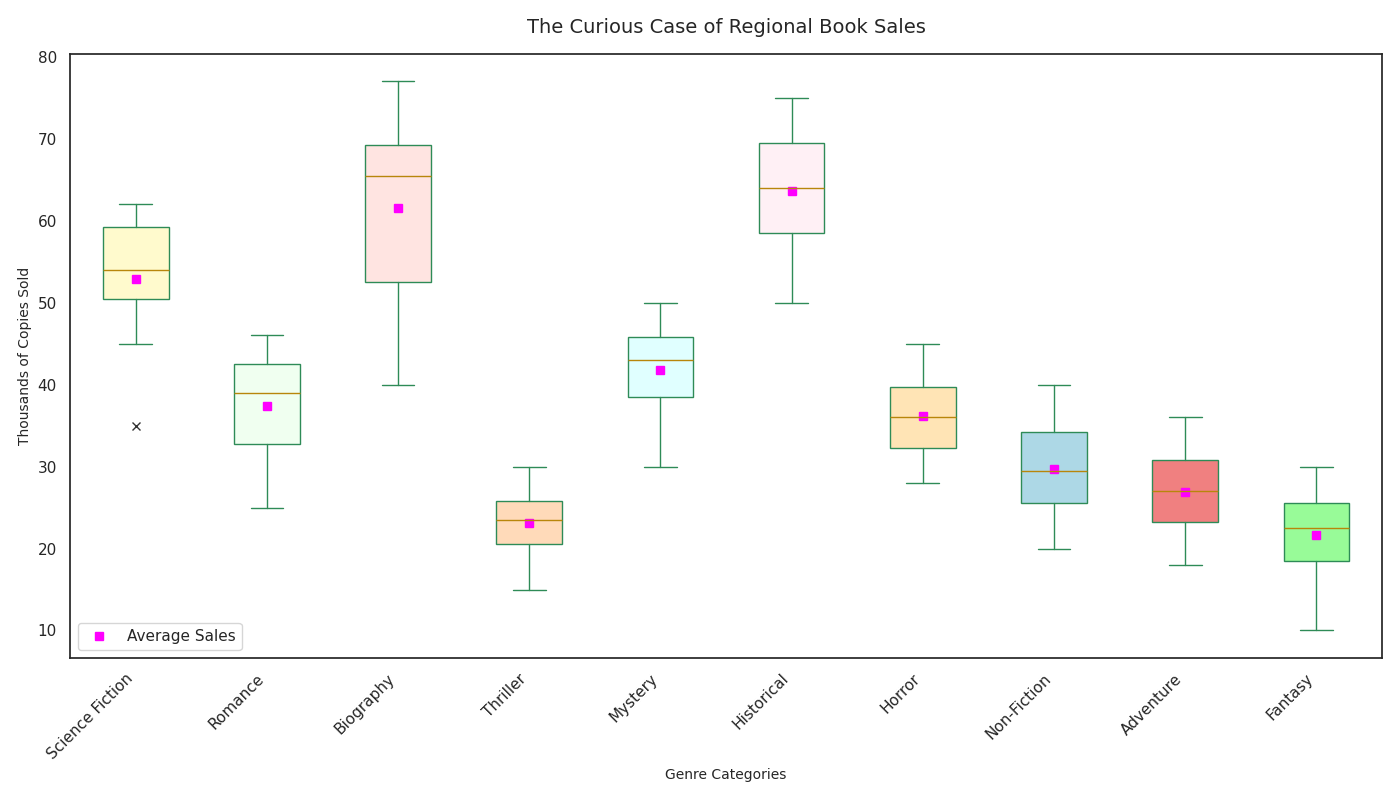

This chart was generated by the following Python code:
import matplotlib.pyplot as plt
import numpy as np

genres = ['Science Fiction', 'Romance', 'Biography', 'Thriller', 'Mystery', 
          'Historical', 'Horror', 'Non-Fiction', 'Adventure', 'Fantasy']

sales_data = [
    [60, 50, 55, 45, 35, 57, 53, 62, 52, 60],
    [46, 30, 35, 25, 32, 44, 38, 41, 43, 40],
    [77, 45, 50, 70, 40, 67, 60, 66, 75, 65],
    [25, 20, 15, 22, 18, 26, 24, 28, 23, 30],
    [48, 35, 30, 50, 38, 45, 40, 42, 46, 44],
    [75, 50, 55, 65, 58, 72, 60, 63, 68, 70],
    [32, 45, 28, 30, 33, 40, 37, 35, 39, 43],
    [37, 22, 25, 27, 20, 35, 29, 30, 32, 40],
    [31, 20, 18, 24, 23, 36, 26, 28, 30, 33],
    [26, 15, 10, 22, 18, 28, 20, 23, 24, 30]
]

fig, ax = plt.subplots(figsize=(14, 8))

boxes = ax.boxplot(sales_data, patch_artist=True, notch=False, vert=True,
                   boxprops=dict(facecolor='lightgreen', color='seagreen', linestyle=':'),
                   capprops=dict(color='seagreen'),
                   whiskerprops=dict(color='seagreen'),
                   flierprops=dict(marker='x', color='red', alpha=0.8),
                   medianprops=dict(color='darkgoldenrod'),
                   positions=range(1, len(genres) + 1))

ax.set_title('The Curious Case of Regional Book Sales', 
             fontsize=14, fontweight='normal', pad=15)
ax.set_xlabel('Genre Categories', fontsize=10)
ax.set_ylabel('Thousands of Copies Sold', fontsize=10)

ax.set_xticks(range(1, len(genres) + 1))
ax.set_xticklabels(genres, rotation=45, ha='right')

colors = ['lemonchiffon', 'honeydew', 'mistyrose', 'peachpuff', 'lightcyan', 
          'lavenderblush', 'moccasin', 'lightblue', 'lightcoral', 'palegreen']
for patch, color in zip(boxes['boxes'], colors):
    patch.set_facecolor(color)

ax.grid(False)

means = [np.mean(sales) for sales in sales_data]
ax.plot(range(1, len(genres) + 1), means, 's', color='magenta', label='Average Sales')

ax.legend(loc='lower left')

plt.tight_layout()
plt.show()
